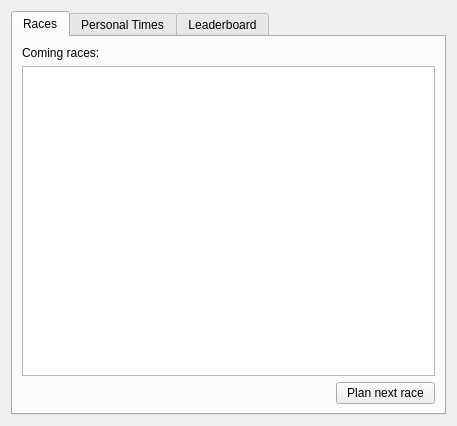
<?xml version="1.0" encoding="UTF-8"?>
<ui version="4.0">
 <class>RacerView</class>
 <widget class="QWidget" name="RacerView">
  <property name="geometry">
   <rect>
    <x>0</x>
    <y>0</y>
    <width>457</width>
    <height>426</height>
   </rect>
  </property>
  <property name="windowTitle">
   <string>Form</string>
  </property>
  <layout class="QGridLayout" name="gridLayout">
   <item row="1" column="0">
    <widget class="QTabWidget" name="mainTab">
     <property name="currentIndex">
      <number>0</number>
     </property>
     <widget class="QWidget" name="racesTab">
      <attribute name="title">
       <string>Races</string>
      </attribute>
      <layout class="QGridLayout" name="gridLayout_2">
       <item row="0" column="1">
        <widget class="QLabel" name="label_2">
         <property name="text">
          <string>Coming races:</string>
         </property>
        </widget>
       </item>
       <item row="1" column="1" colspan="4">
        <widget class="QTableWidget" name="reservedRacesTable"/>
       </item>
       <item row="2" column="4">
        <widget class="QPushButton" name="planNextRaceButton">
         <property name="sizePolicy">
          <sizepolicy hsizetype="Fixed" vsizetype="Fixed">
           <horstretch>0</horstretch>
           <verstretch>0</verstretch>
          </sizepolicy>
         </property>
         <property name="maximumSize">
          <size>
           <width>100</width>
           <height>16777215</height>
          </size>
         </property>
         <property name="text">
          <string>Plan next race</string>
         </property>
        </widget>
       </item>
      </layout>
     </widget>
     <widget class="QWidget" name="personalTimesTab">
      <attribute name="title">
       <string>Personal Times</string>
      </attribute>
      <layout class="QGridLayout" name="gridLayout_3">
       <item row="0" column="0">
        <widget class="QLabel" name="label_3">
         <property name="text">
          <string>Personal lap times:</string>
         </property>
        </widget>
       </item>
       <item row="2" column="1">
        <widget class="QPushButton" name="plotPersonalTimesButton">
         <property name="sizePolicy">
          <sizepolicy hsizetype="Fixed" vsizetype="Fixed">
           <horstretch>0</horstretch>
           <verstretch>0</verstretch>
          </sizepolicy>
         </property>
         <property name="text">
          <string>Plot times</string>
         </property>
        </widget>
       </item>
       <item row="1" column="0" colspan="2">
        <widget class="QTableWidget" name="personalLapTimesTable"/>
       </item>
      </layout>
     </widget>
     <widget class="QWidget" name="leaderboardTab">
      <attribute name="title">
       <string>Leaderboard</string>
      </attribute>
      <layout class="QGridLayout" name="gridLayout_4">
       <item row="2" column="1">
        <widget class="QPushButton" name="findMyBestTimeButton">
         <property name="sizePolicy">
          <sizepolicy hsizetype="Fixed" vsizetype="Fixed">
           <horstretch>0</horstretch>
           <verstretch>0</verstretch>
          </sizepolicy>
         </property>
         <property name="maximumSize">
          <size>
           <width>100</width>
           <height>16777215</height>
          </size>
         </property>
         <property name="text">
          <string>Find my best time</string>
         </property>
        </widget>
       </item>
       <item row="0" column="0">
        <widget class="QLabel" name="label_4">
         <property name="text">
          <string>Leaderboard:</string>
         </property>
        </widget>
       </item>
       <item row="1" column="0" colspan="2">
        <widget class="QTableWidget" name="leaderboardTable"/>
       </item>
      </layout>
     </widget>
    </widget>
   </item>
  </layout>
 </widget>
 <resources/>
 <connections/>
</ui>
